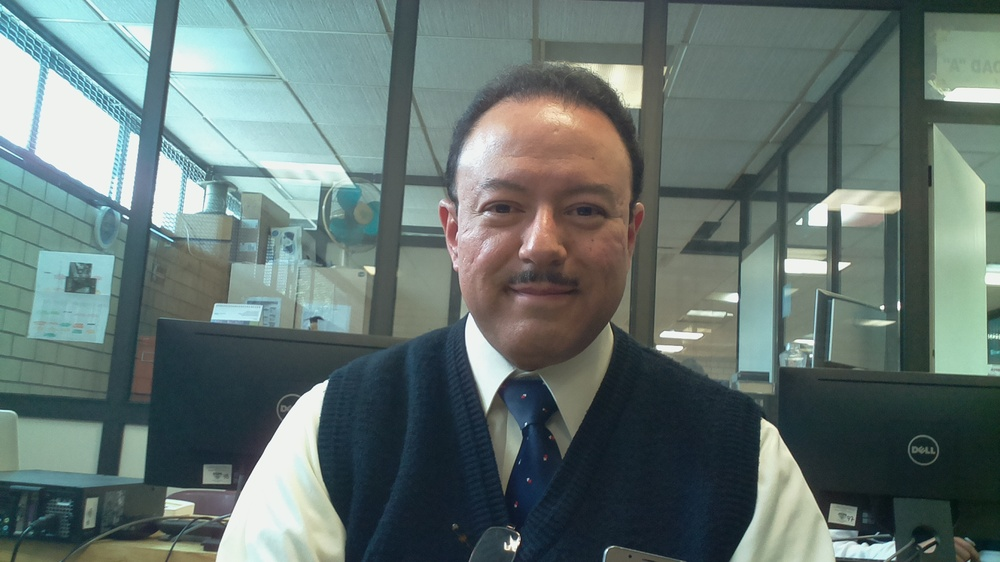
#> input picture ESIMEZ/U11/Imagen1.jpg, 1000 x 562 px, shrunk from 1920 x 1080 before the run
$ python -i wi.py   (imports and definitions only)
#> lines starting #> are read from the running program, lines starting #| are printed output that depends on the picture; after the words box and inside, x2 and y2 are one past the last pixel; in counts of white or black regions, pixels touching at a corner belong together
import numpy as np
import cv2

def Ya(imya):
#> called with imya = 'Imagen1.jpg'
    face_cascade = cv2.CascadeClassifier('lbpcascade_frontalface.xml')
    eye_cascade = cv2.CascadeClassifier('haarcascade_eye.xml')

    img = cv2.imread(imya)
#> img is the input picture: shape (562, 1000, 3); mean B, G, R 113.7, 117, 100.5
    gray = cv2.cvtColor(img, cv2.COLOR_BGR2GRAY)
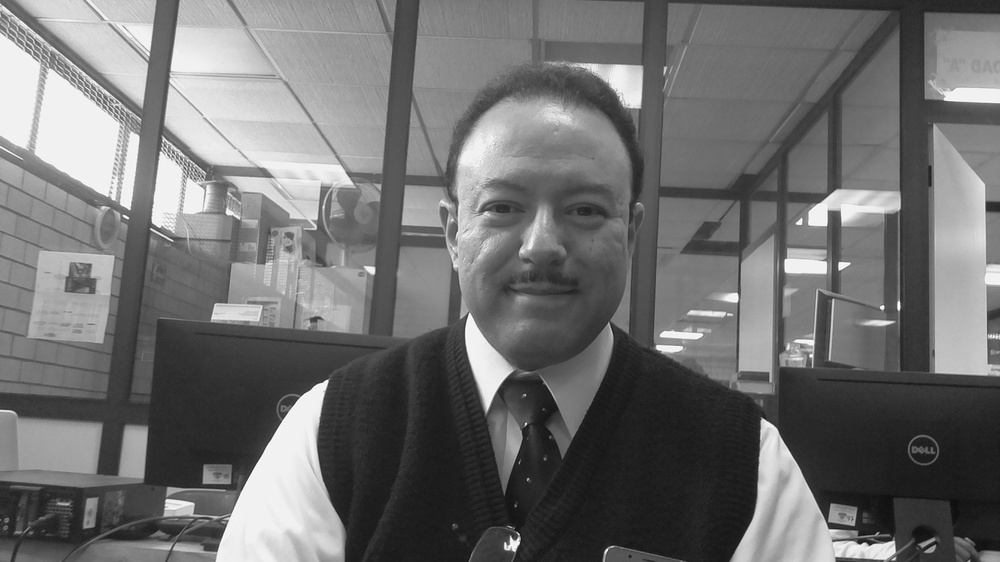
#> gray: shape (562, 1000); min 12, max 255, mean 111.7

    faces = face_cascade.detectMultiScale(gray, 1.3, 5)
#> faces = [[442, 126, 216, 216]]
    for (x,y,w,h) in faces:
        cv2.rectangle(img,(x,y),(x+w,y+h),(255,0,0),2)
        roi_gray = gray[y:y+h, x:x+w]
        roi_color = img[y:y+h, x:x+w]
        eyes = eye_cascade.detectMultiScale(roi_gray)
        for (ex,ey,ew,eh) in eyes:
            cv2.rectangle(roi_color,(ex,ey),(ex+ew,ey+eh),(0,255,0),2)
#> this loop made 1 pass
#> (x, y, w, h, eyes) on pass 1: (442, 126, 216, 216, [[117, 61, 49, 49], [47, 129, 69, 69]])
#> pass 1, in Ya, `roi_gray = gray[y:y+h, x:x+w]`:
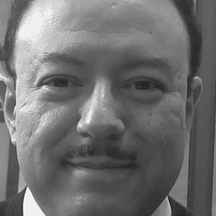
#> roi_gray: shape (216, 216); min 32, max 253, mean 111
#> pass 1, in Ya, `roi_color = img[y:y+h, x:x+w]`:
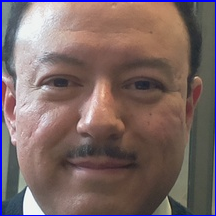
#> roi_color: shape (216, 216, 3); mean B, G, R 101.5, 102.7, 122.3
#> after the loop:
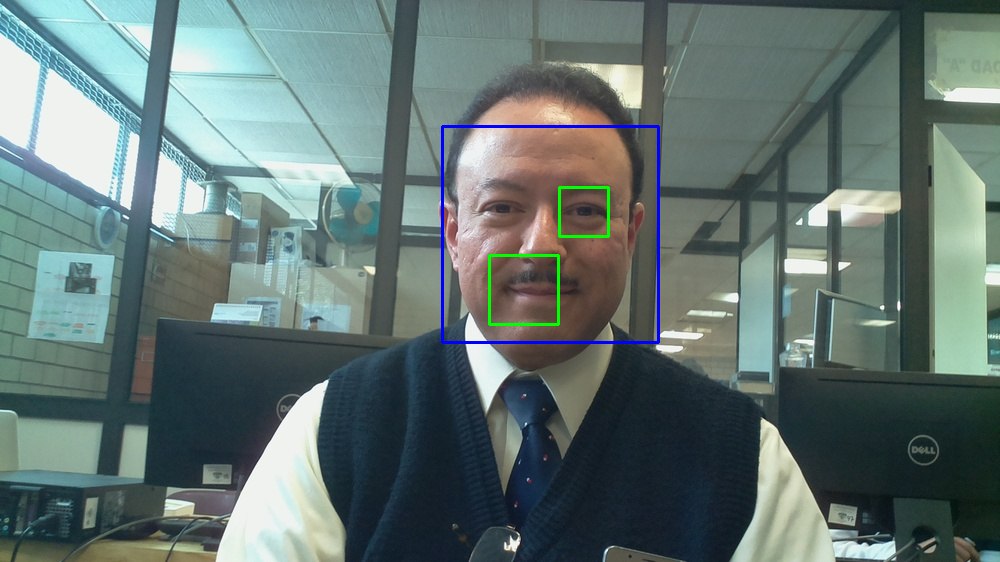
#> img: shape (562, 1000, 3); 0.71% of pixels changed, all inside (x1, y1, x2, y2) = (441, 125, 660, 344)
#> after the loop:
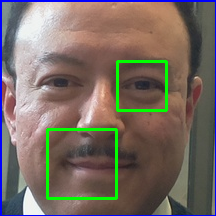
#> roi_color: shape (216, 216, 3); 3.02% of pixels changed, all inside (x1, y1, x2, y2) = (46, 60, 168, 200)
    cv2.imshow('img',img)
    cv2.waitKey(0)
    cv2.destroyAllWindows()

>>> result = Ya('Imagen1.jpg')
